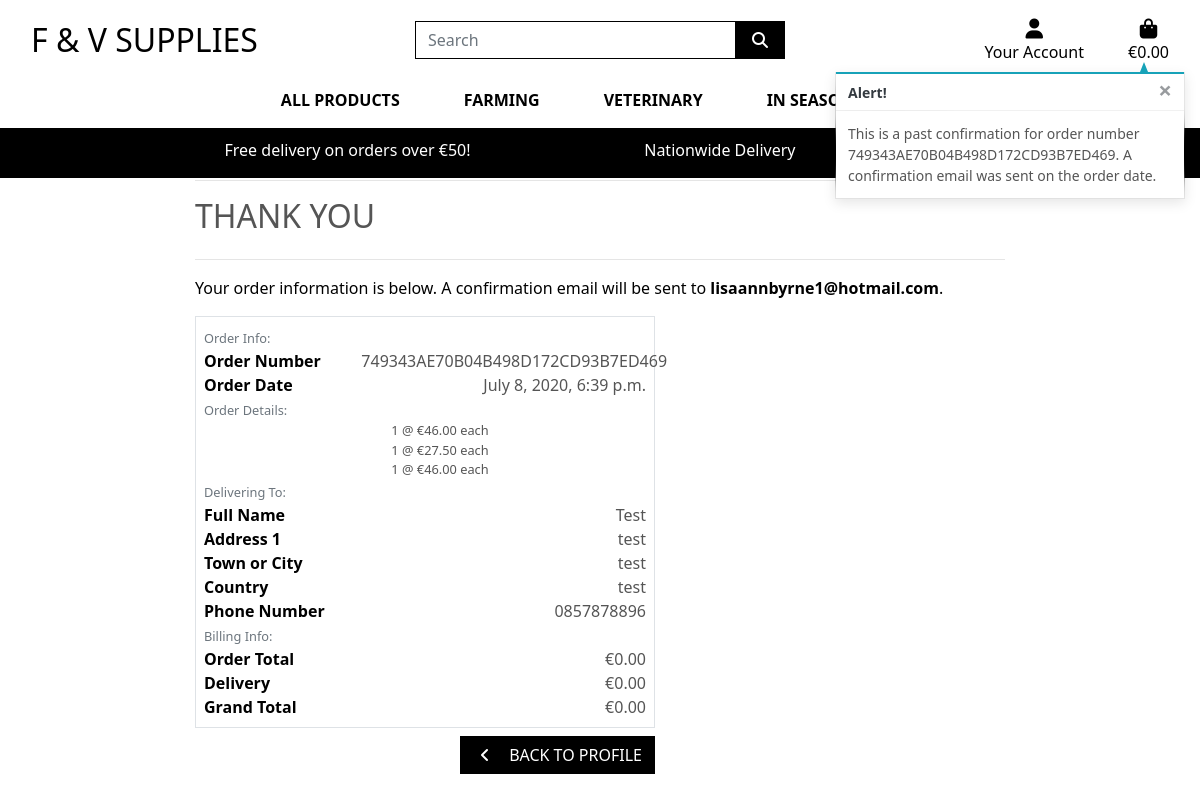
/profile/order_history/749343AE70B04B498D172CD93B7ED469, run on the app's committed database.
### checkout/models.py (models this page shows, shortened)
class Order(models.Model):
    order_number = models.CharField(max_length=32, null=False, editable=False)
    user_profile = models.ForeignKey(UserProfile, on_delete=models.SET_NULL,
                                     null=True, blank=True, related_name='orders')
    full_name = models.CharField(max_length=50, null=False, blank=False)
    email = models.EmailField(max_length=254, null=False, blank=False)
    phone_number = models.CharField(max_length=20, null=False, blank=False)
    street_address1 = models.CharField(max_length=80, null=False, blank=False)
    street_address2 = models.CharField(max_length=80, null=True, blank=True)
    town_or_city = models.CharField(max_length=40, null=False, blank=False)
    county = models.CharField(max_length=80, null=True, blank=True)
    country = CountryField(blank_label='Country *', null=False, blank=False)
    postcode = models.CharField(max_length=20, null=True, blank=True)
    date = models.DateTimeField(auto_now_add=True)
    delivery_cost = models.DecimalField(max_digits=6, decimal_places=2, null=False, default=0)
    order_total = models.DecimalField(max_digits=10, decimal_places=2, null=False, default=0)
    grand_total = models.DecimalField(max_digits=10, decimal_places=2, null=False, default=0)
    original_bag = models.TextField(null=False, blank=False, default='')
    stripe_pid = models.CharField(max_length=254, null=False, blank=False, default='')

class OrderLineItem(models.Model):
    order = models.ForeignKey(Order, null=False, blank=False, on_delete=models.CASCADE, related_name='lineitems')
    product = models.ForeignKey(Product, null=False, blank=False, on_delete=models.CASCADE)
    quantity = models.IntegerField(null=False, blank=False, default=0)
    lineitem_total = models.DecimalField(max_digits=6, decimal_places=2, null=False, blank=False, editable=False)

### products/models.py (models this page shows, shortened)
class Product(models.Model):
    category = models.ForeignKey('Category', null=True, blank=True, on_delete=models.SET_NULL)
    sku = models.CharField(max_length=254, null=True, blank=True)
    name = models.CharField(max_length=254)
    description = models.TextField()
    price = models.DecimalField(max_digits=6, decimal_places=2)
    rating = models.DecimalField(max_digits=6, decimal_places=2, null=True, blank=True)
    image_url = models.URLField(max_length=1024, null=True, blank=True)
    image = models.ImageField(null=True, blank=True)

### profiles/views.py (the view)
# urls.py: path('order_history/<order_number>', views.order_history, name='order_history'),
def order_history(request, order_number):
    order = get_object_or_404(Order, order_number=order_number)
    messages.info(request, (
        f'This is a past confirmation for order number {order_number}. '
        'A confirmation email was sent on the order date.'
    ))
    template = 'checkout/checkout_success.html'
    context = {
        'order': order,
        'from_profile': True,
    }
    return render(request, template, context)

### bag/contexts.py (called while the page is built, shortened)
def bag_contents(request):
    bag_items = []
    total = 0
    product_count = 0
    bag = request.session.get('bag', {})
    if total < settings.FREE_DELIVERY_THRESHOLD:
        delivery = total * Decimal(settings.STANDARD_DELIVERY_PERCENTAGE / 100)
        free_delivery_delta = settings.FREE_DELIVERY_THRESHOLD - total
    else:
        delivery = 0
        free_delivery_delta = 0
    grand_total = delivery + total
    context = {
        'bag_items': bag_items,
        'total': total,
        'product_count': product_count,
        'delivery': delivery,
        'free_delivery_delta': free_delivery_delta,
        'free_delivery_threshold': settings.FREE_DELIVERY_THRESHOLD,
        'grand_total': grand_total,
    }
    return context

### checkout/templates/checkout/checkout_success.html (shortened to what this page needs)
<!DOCTYPE html>
{% extends "base.html" %}
{% load static %}
{% block extra_css %}
    <link rel="stylesheet" href="{% static 'checkout/css/checkout.css' %}">
{% endblock %}
{% block page_header %}
    <div class="container header-container">
    </div>
{% endblock %}
{% block content %}
    <div class="overlay"></div>
    <div class="container">
        <div class="row">
            <div class="col">
                <hr>
                <h2 class="logo-font mb-4">Thank You</h2>
                <hr>
                <p class="text-black">Your order information is below. A confirmation email will be sent to <strong>{{ order.email }}</strong>.</p>
            </div>
        </div>
        <div class="row">
            <div class="col-12 col-lg-7">
                <div class="order-confirmation-wrapper p-2 border">
                    <div class="row">
                        <div class="col">
                            <small class="text-muted">Order Info:</small>
                        </div>
                    </div>
                    <div class="row">
                        <div class="col-12 col-md-4">
                            <p class="mb-0 text-black font-weight-bold">Order Number</p>
                        </div>
                        <div class="col-12 col-md-8 text-md-right">
                            <p class="mb-0">{{ order.order_number }}</p>
                        </div>
                    </div>
                    <div class="row">
                        <div class="col-12 col-md-4">
                            <p class="mb-0 text-black font-weight-bold">Order Date</p>
                        </div>
                        <div class="col-12 col-md-8 text-md-right">
                            <p class="mb-0">{{ order.date }}</p>
                        </div>
                    </div>
                    <div class="row">
                        <div class="col">
                            <small class="text-muted">Order Details:</small>
                        </div>
                    </div>
                    {% for item in order.lineitems.all %}
                    <div class="row">
                        <div class="col-12 col-md-8 text-md-right">
                            <p class="small mb-0">{{ item.quantity }} @ €{{ item.product.price }} each</p>
                        </div>
                    </div>
                    {% endfor %}
                    <div class="row">
                        <div class="col">
                            <small class="text-muted">Delivering To:</small>
                        </div>
                    </div>
                    <div class="row">
                        <div class="col-12 col-md-4">
                            <p class="mb-0 text-black font-weight-bold">Full Name</p>
                        </div>
                        <div class="col-12 col-md-8 text-md-right">
                            <p class="mb-0">{{ order.full_name }}</p>
                        </div>
                    </div>
                    <div class="row">
                        <div class="col-12 col-md-4">
                            <p class="mb-0 text-black font-weight-bold">Address 1</p>
                        </div>
                        <div class="col-12 col-md-8 text-md-right">
                            <p class="mb-0">{{ order.street_address1 }}</p>
                        </div>
                    </div>
                    <div class="row">
                        <div class="col-12 col-md-4">
                            <p class="mb-0 text-black font-weight-bold">Town or City</p>
                        </div>
                        <div class="col-12 col-md-8 text-md-right">
                            <p class="mb-0">{{ order.town_or_city }}</p>
                        </div>
                    </div>
                    <div class="row">
                        <div class="col-12 col-md-4">
                            <p class="mb-0 text-black font-weight-bold">Country</p>
                        </div>
                        <div class="col-12 col-md-8 text-md-right">
                            <p class="mb-0">{{ order.country }}</p>
                        </div>
                    </div>
                    <div class="row">
                        <div class="col-12 col-md-4">
                            <p class="mb-0 text-black font-weight-bold">Phone Number</p>
                        </div>
                        <div class="col-12 col-md-8 text-md-right">
                            <p class="mb-0">{{ order.phone_number }}</p>
                        </div>
                    </div>
                    <div class="row">
                        <div class="col">
                            <small class="text-muted">Billing Info:</small>
                        </div>
                    </div>
                    <div class="row">
                        <div class="col-12 col-md-4">
                            <p class="mb-0 text-black font-weight-bold">Order Total</p>
                        </div>
                        <div class="col-12 col-md-8 text-md-right">
                            <p class="mb-0">€{{ order.order_total }}</p>
                        </div>
                    </div>
                    <div class="row">
                        <div class="col-12 col-md-4">
                            <p class="mb-0 text-black font-weight-bold">Delivery</p>
                        </div>
                        <div class="col-12 col-md-8 text-md-right">
                            <p class="mb-0">€{{ order.delivery_cost }}</p>
                        </div>
                    </div>
                    <div class="row">
                        <div class="col-12 col-md-4">
                            <p class="mb-0 text-black font-weight-bold">Grand Total</p>
                        </div>
                        <div class="col-12 col-md-8 text-md-right">
                            <p class="mb-0">€{{ order.grand_total }}</p>
                        </div>
                    </div>
                </div>
            </div>
        </div>
        <div class="row">
			<div class="col-12 col-lg-7 text-right">
                {% if from_profile %}
                    <a href="{% url 'profile' %}" class="btn btn-black rounded-0 my-2">
                        <span class="icon mr-2">
                            <i class="fas fa-angle-left"></i>
                        </span>
                        <span class="text-uppercase">Back to Profile</span>
                    </a>
                {% endif %}
			</div>
		</div>
    </div>
{% endblock %}

### static/css/base.css (style rules this page uses)
html { height: 100%; }
body { background: url('/media/programmes-min.jpg') no-repeat center center fixed; background-size: cover; height: calc(100vh - 164px); color: #555; font-family:'Segoe UI', Tahoma, Geneva, Verdana, sans-serif ; }
.icon { align-items: center; display: inline-flex; justify-content: center; height: 1.5rem; width: 1.5rem; }
.logo-font { text-transform: uppercase; }
.btn-black { background: black; color: white; }
.text-black { color: #000 !important; }
.overlay { height: 100%; width: 100%; top: 0; left: 0; position: fixed; background: white; z-index: -1; }
a { color: inherit; text-decoration: none; }
@media (min-width: 992px) { .header-container { padding-top: 164px; } }
@media (min-width: 1200px) { .container { max-width: 70%; } }

### data on the page
Order: email "lisaannbyrne1@hotmail.com", order_number "749343AE70B04B498D172CD93B7ED469", date "July 8, 2020, 6:39 p.m.", full_name "Test", street_address1 "test", town_or_city "test", country "test", phone_number "0857878896", order_total "0.00", delivery_cost "0.00", grand_total "0.00"
OrderLineItem: quantity "1", product.price "46.00"
OrderLineItem: quantity "1", product.price "27.50"
OrderLineItem: quantity "1", product.price "46.00"

### other printed values
{{ free_delivery_threshold }} "50"
{{ message }} "This is a past confirmation for order number 749343AE70B04B498D172CD93B7ED469. A confirmation email was sent on the order date."
